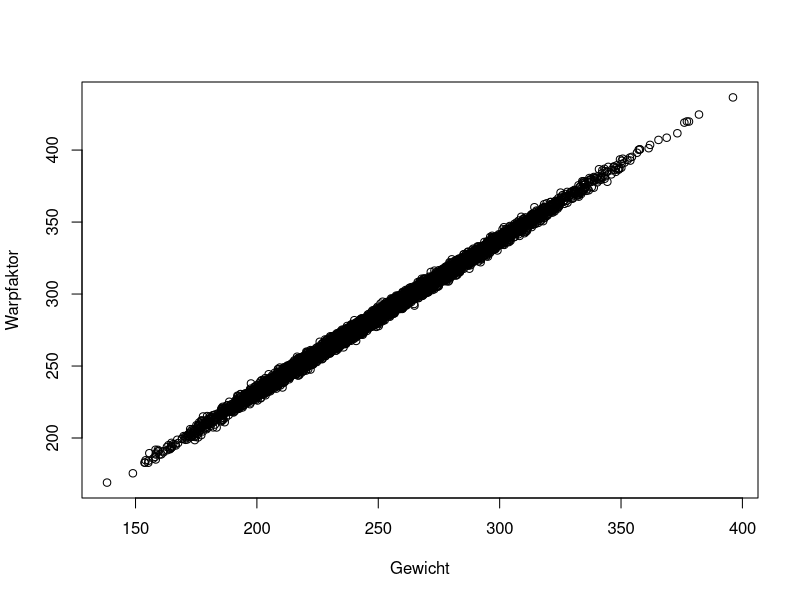
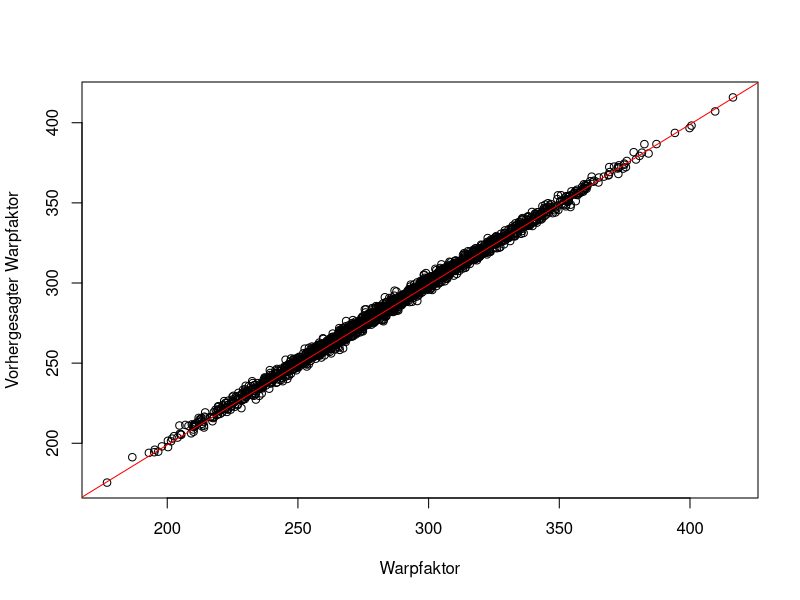

Write the R code that produced these figures, in order.
library(readr)

data <- read_csv("SmartBuild.csv")

# Aufteilung von Test- und Trainingsdaten
set.seed(42)
train_index <- sample(1:nrow(data), nrow(data)*0.8)
train_data <- data[train_index,]
test_data <- data[-train_index,]

# Visulaisierung zur Übersicht
plot(train_data$Gewicht, xlab="Gewicht", train_data$Warpfaktor, ylab = "Warpfaktor")


# minimal besseres Ergebnis mit Polynom 10. Grades
deg = 10 

#Linear Regression Model erstellen
model_g <- lm(Warpfaktor~poly(Gewicht, deg), train_data)

# Warpfaktor vorhersagen
res_g <- predict(model_g, test_data)

# Error berechnen
err <- mean(abs(res_g-test_data$Warpfaktor))
cat("Testerror: ", err)

baseError <- mean(abs(mean(train_data$Warpfaktor) - test_data$Warpfaktor))
cat("Baselineerror: ", baseError)


# Visualisierung
plot(x=test_data$Warpfaktor, xlab="Warpfaktor",
     y=res_g, ylab="Vorhergesagter Warpfaktor")
points(seq(0, 500), col=rgb(1,0,0,1), type="l")




